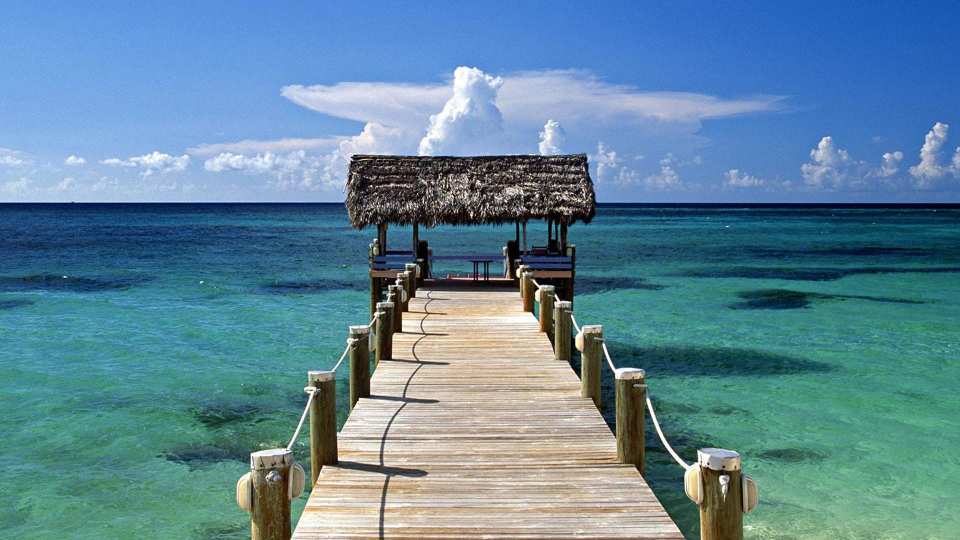
#> input picture dock.jpg, 1920 x 1080 px (shown at 1/2 size)
$ jupyter execute --allow-errors Untitled.ipynb   (shell and % lines are left out)
#> lines starting #> are read from the running program, lines starting #| are printed output that depends on the picture
### helpers.py
import cv2
import pickle
import numpy as np

def loadPickle(fname):
    with open(fname, "rb") as f:
        temp = pickle.load(f)
    return temp

def savePickle(fname, data):
    with open(fname, "wb") as f:
            pickle.dump(data, f)

def get_retinaBackProjected_GRAY(retina):
    h, w = retina.size
    return retina.backProjectedVector[:h*w].reshape((h,w)).astype('uint8')

# [28 lines left out: functions get_retinaBackProjected_RGB, get_retinaBackProjected_BGR, get_cortexBackProjected_GRAY, get_cortexBackProjected_RGB, get_cortexBackProjected_BGR, not called in this run]

def resize(img, size):
    return cv2.resize(img, dsize=(size[1], size[0]), interpolation=cv2.INTER_CUBIC)

### Untitled.ipynb
#> (a cell that did not finish here is left out)

[cell 2]
import cv2
import skimage.io
import matplotlib.pyplot as plt
from helpers import *

img_uint8 = skimage.io.imread('dock.jpg')
#> img_uint8 is the input picture: shape (1080, 1920, 3); mean R, G, B 94.8, 134.2, 153.8
img_gray_uint8 = cv2.cvtColor(img_uint8, cv2.COLOR_RGB2GRAY)
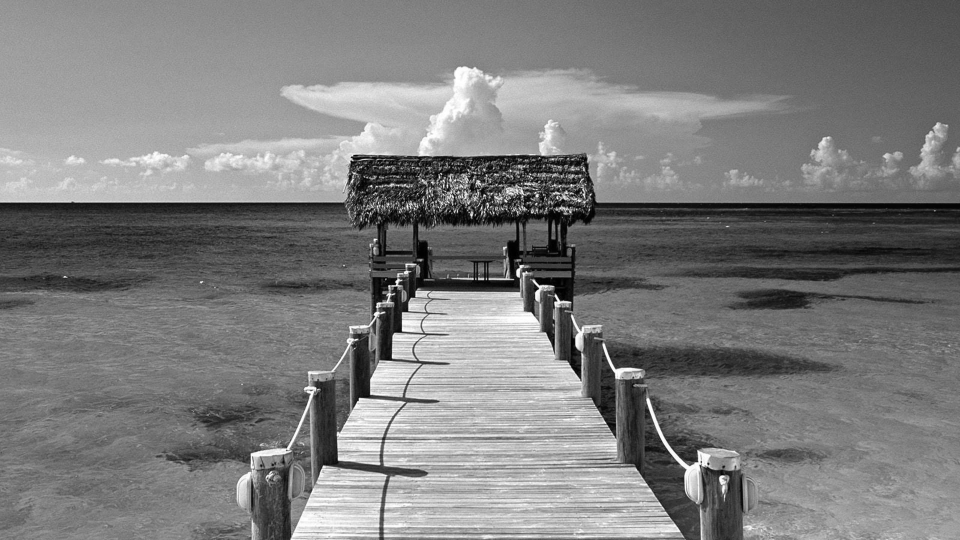
#> img_gray_uint8: shape (1080, 1920) (shown at 1/2 size); min 0, max 255, mean 124.7
img_gray_float64 = np.array(img_gray_uint8/255, dtype="float64")
img_gray_float32 = img_gray_float64.astype("float32")

#> (a cell that did not finish here is left out)
